Frame 1 (no input): blank canvas, image omitted
Frame 60 (no input): blank canvas, image omitted
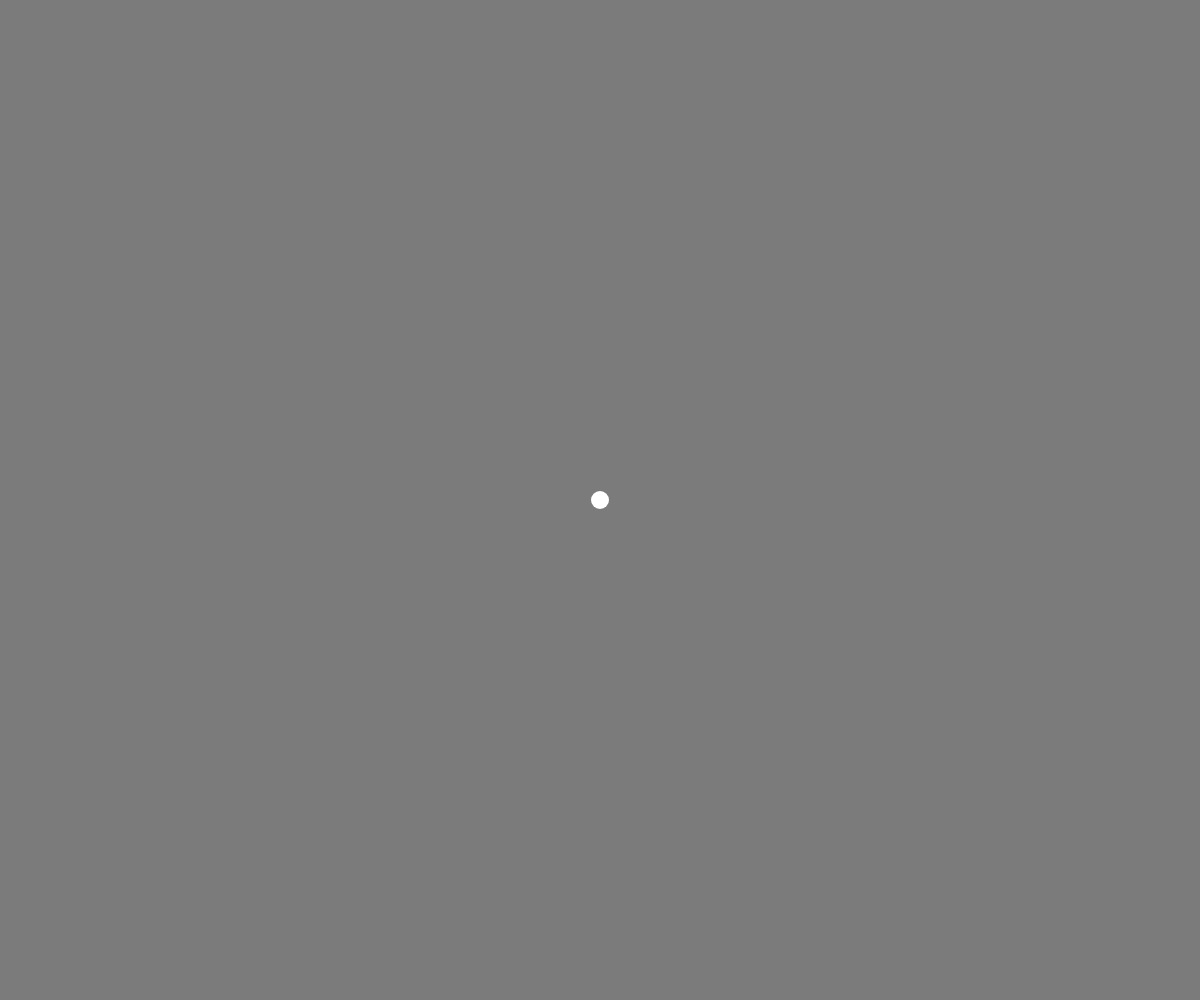
Frame 120 (the mouse pressed at the canvas centre since frame 60)

The p5.js sketch whose frames 1 and 60 were blank and that drew this single picture after the mouse press (run headless with seeded random() and noise() and a simulated clock; from frame 60 on, the mouse is pressed at the canvas centre):

// p5.js sketch
// ── sketch.js
var Dot = function(_x, _y) {
    this.x = _x;
    this.y = _y;
}

var container = [];

function mousePressed() {
    var vector = new Dot(mouseX, mouseY);
    container.push(vector);
}

function drawPoints() {
    for (var index = 0; index < container.length; index++) {
        fill(255);
        noStroke();
        ellipse(container[index].x, container[index].y, 18, 18)
    }
}

function setup() {
    console.clear;
    createCanvas(window.innerWidth, window.innerHeight);
    console.clear;
}

function draw() {
    background(123);
    drawPoints();
    var reachedPoints = []
    var unreachedPoints = [];
    for (var index = 0; index < container.length; index++) {
        unreachedPoints.push(container[index]);
    }
    reachedPoints.push(unreachedPoints[0]);
    unreachedPoints.splice(0, 1)

    while (unreachedPoints.length > 0) {
        var lowest = 100000;
        var rIndex; // Index of reached vertice
        var uIndex; // Index of unreached vertice
        var found = false;
        for (var index = 0; index < reachedPoints.length; index++) {
            for (var inner = 0; inner < unreachedPoints.length; inner++) {
                var reachedPt = reachedPoints[index];
                var unreachedPt = unreachedPoints[inner];
                var distance = dist(unreachedPt.x, unreachedPt.y, reachedPt.x, reachedPt.y);
                if (distance < lowest) {
                    lowest = distance;
                    rIndex = index;
                    uIndex = inner;
                    found = true;
                }
            }
        }
        stroke(255);
        strokeWeight(2)
        line(reachedPoints[rIndex].x, reachedPoints[rIndex].y, unreachedPoints[uIndex].x, unreachedPoints[uIndex].y)
        reachedPoints.push(unreachedPoints[uIndex]);
        unreachedPoints.splice(uIndex, 1);
    }
}
